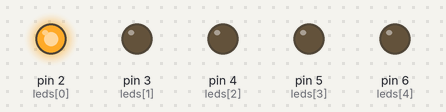
The sketch below on a simulated Arduino Uno, built with avr-gcc and run on an emulated ATmega328P. Parts: output pins drawn as LEDs (lit = HIGH).

Above: at 0.2 s.
At 1.2 s:
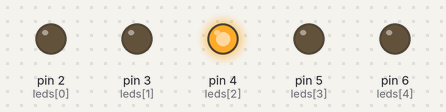
At 1.7 s:
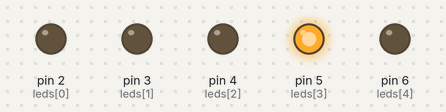
At 3.2 s:
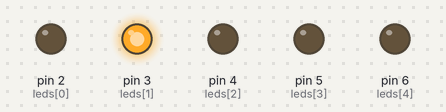
At 4.7 s:
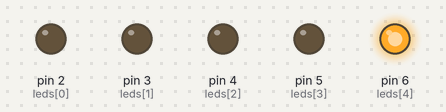
Timing chart, 0 to 5.8 s (numbered marks = the images above):
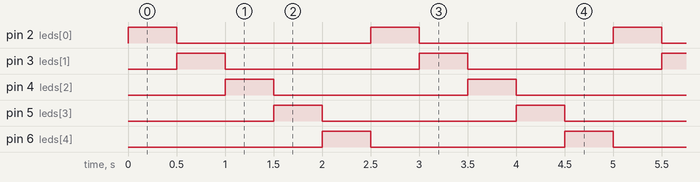

The sketch:

blink-row.ino
```cpp
int leds[] = { 2, 3, 4, 5, 6 };
int ledCount = 5;

void setup() {
  for (int i = 0; i < ledCount; i++) {
    pinMode(leds[i], OUTPUT);
  }
}

void loop() {
  for (int i = 0; i < ledCount; i++) {
    digitalWrite(leds[i], HIGH);
    delay(500);
    digitalWrite(leds[i], LOW);
  }
}
```

Measured:
- by itself, pin 2 (leds[0]), pin 3 (leds[1]), pin 4 (leds[2]), pin 5 (leds[3]), pin 6 (leds[4]): alternates HIGH for 0.50 s and LOW for 2.0 s
- by itself, everything shown: repeats every 2.5 s, in 6 steps
